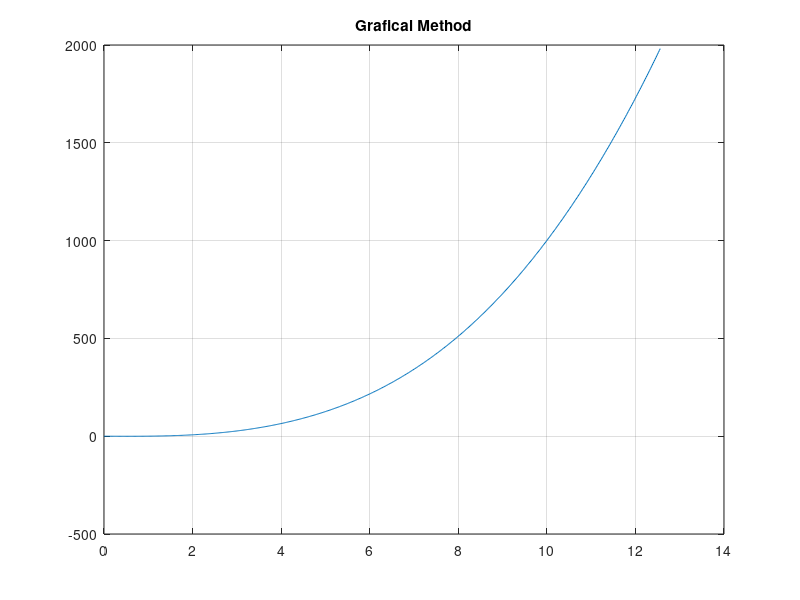

Source code (MATLAB):
function [] = Grafical_Method()
%This function plots the given function's graphic and allows us to
%observe the function's root with  bare eyes.
x=0:0.02:4*pi;
f=(x.^3) - sin(x);
F=f;
figure(1);
plot(x,F);
title('Grafical Method')
grid on
end